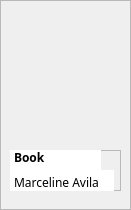
            <widget class="QFrame" name="frame_69">
             <property name="geometry">
              <rect>
               <x>460</x>
               <y>460</y>
               <width>131</width>
               <height>210</height>
              </rect>
             </property>
             <property name="frameShape">
              <enum>QFrame::StyledPanel</enum>
             </property>
             <property name="frameShadow">
              <enum>QFrame::Raised</enum>
             </property>
             <widget class="QLabel" name="label_40">
              <property name="geometry">
               <rect>
                <x>10</x>
                <y>0</y>
                <width>111</width>
                <height>141</height>
               </rect>
              </property>
              <property name="text">
               <string/>
              </property>
              <property name="pixmap">
               <pixmap resource="Resources.qrc">:/images/book-covers/book.png</pixmap>
              </property>
              <property name="scaledContents">
               <bool>true</bool>
              </property>
             </widget>
             <widget class="QFrame" name="frame_70">
              <property name="geometry">
               <rect>
                <x>10</x>
                <y>150</y>
                <width>111</width>
                <height>41</height>
               </rect>
              </property>
              <property name="frameShape">
               <enum>QFrame::StyledPanel</enum>
              </property>
              <property name="frameShadow">
               <enum>QFrame::Raised</enum>
              </property>
              <widget class="QPlainTextEdit" name="plainTextEdit_75">
               <property name="geometry">
                <rect>
                 <x>0</x>
                 <y>0</y>
                 <width>91</width>
                 <height>21</height>
                </rect>
               </property>
               <property name="styleSheet">
                <string notr="true">font-weight: bold;
font-family: Baloo 2;
background: white;</string>
               </property>
               <property name="frameShape">
                <enum>QFrame::NoFrame</enum>
               </property>
               <property name="verticalScrollBarPolicy">
                <enum>Qt::ScrollBarAlwaysOff</enum>
               </property>
               <property name="tabChangesFocus">
                <bool>false</bool>
               </property>
               <property name="lineWrapMode">
                <enum>QPlainTextEdit::WidgetWidth</enum>
               </property>
               <property name="plainText">
                <string>The Orange Book</string>
               </property>
               <property name="textInteractionFlags">
                <set>Qt::TextSelectableByKeyboard|Qt::TextSelectableByMouse</set>
               </property>
              </widget>
              <widget class="QPlainTextEdit" name="plainTextEdit_76">
               <property name="geometry">
                <rect>
                 <x>0</x>
                 <y>20</y>
                 <width>104</width>
                 <height>21</height>
                </rect>
               </property>
               <property name="styleSheet">
                <string notr="true">font-family: Baloo 2;
background: white;</string>
               </property>
               <property name="frameShape">
                <enum>QFrame::NoFrame</enum>
               </property>
               <property name="verticalScrollBarPolicy">
                <enum>Qt::ScrollBarAlwaysOff</enum>
               </property>
               <property name="plainText">
                <string>Marceline Avila</string>
               </property>
              </widget>
             </widget>
            </widget>
